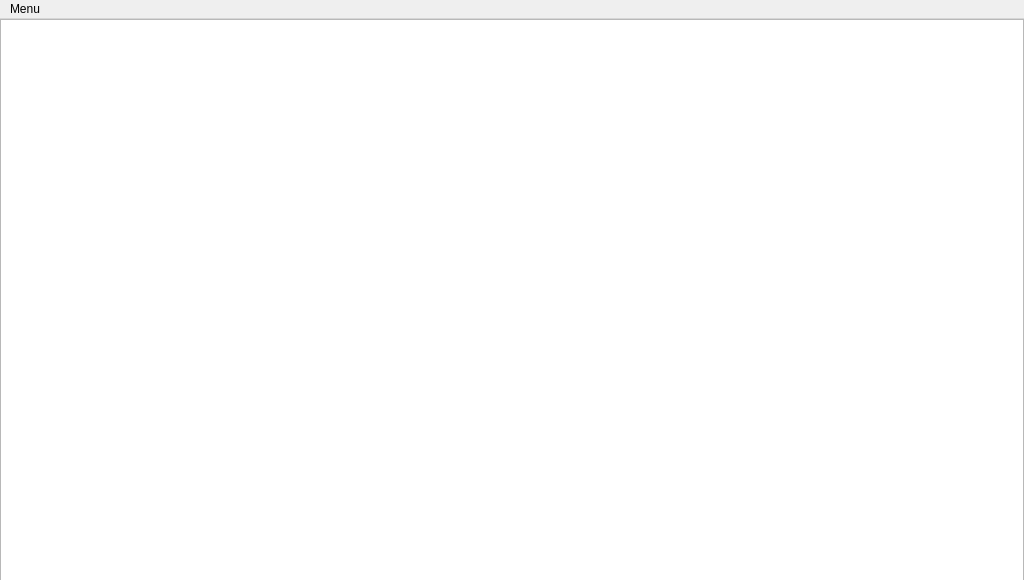
<?xml version="1.0" encoding="UTF-8"?>
<ui version="4.0">
 <class>BJ</class>
 <widget class="QMainWindow" name="BJ">
  <property name="geometry">
   <rect>
    <x>0</x>
    <y>0</y>
    <width>1024</width>
    <height>580</height>
   </rect>
  </property>
  <property name="minimumSize">
   <size>
    <width>1024</width>
    <height>576</height>
   </size>
  </property>
  <property name="maximumSize">
   <size>
    <width>1024</width>
    <height>580</height>
   </size>
  </property>
  <property name="windowTitle">
   <string>BlackJack</string>
  </property>
  <property name="windowIcon">
   <iconset resource="resource.qrc">
    <normaloff>:/bj.png</normaloff>:/bj.png</iconset>
  </property>
  <widget class="QWidget" name="centralWidget">
   <widget class="QGraphicsView" name="graph">
    <property name="geometry">
     <rect>
      <x>0</x>
      <y>0</y>
      <width>1024</width>
      <height>580</height>
     </rect>
    </property>
    <property name="verticalScrollBarPolicy">
     <enum>Qt::ScrollBarAlwaysOff</enum>
    </property>
    <property name="horizontalScrollBarPolicy">
     <enum>Qt::ScrollBarAlwaysOff</enum>
    </property>
   </widget>
  </widget>
  <widget class="QMenuBar" name="menuBar">
   <property name="geometry">
    <rect>
     <x>0</x>
     <y>0</y>
     <width>1024</width>
     <height>21</height>
    </rect>
   </property>
   <widget class="QMenu" name="menuMenu">
    <property name="title">
     <string>Menu</string>
    </property>
    <addaction name="actionAbout_us"/>
   </widget>
   <addaction name="menuMenu"/>
  </widget>
  <action name="actionAbout_us">
   <property name="text">
    <string>About us</string>
   </property>
  </action>
 </widget>
 <layoutdefault spacing="6" margin="11"/>
 <resources>
  <include location="resource.qrc"/>
 </resources>
 <connections/>
</ui>
